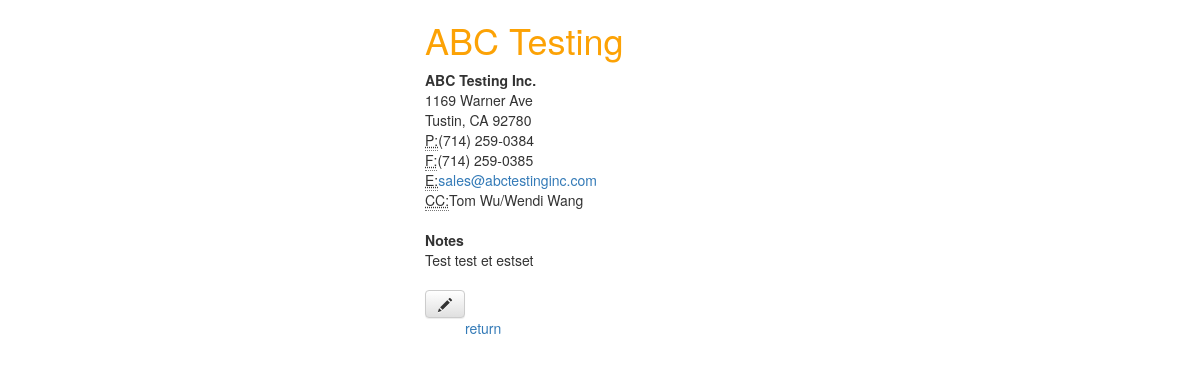
The page /info/customers/1/ on the database its author committed.
### info/models.py (models this page shows, shortened)
class Customer(models.Model):
	company_name = models.CharField(max_length=2000)
	address = models.CharField(max_length=1000,blank=True)
	city = models.CharField(max_length=1000,blank=True)
	state = models.CharField(max_length=20,blank=True)
	zipcode = models.CharField(max_length=200,blank=True)
	telephone = models.CharField(max_length=1000,blank=True)
	fax_number = models.CharField(max_length=500,blank=True)
	email = models.CharField(max_length=500,blank=True)
	contact_customer = models.CharField(max_length=2000,blank=True)
	comments = models.TextField(blank=True)

### info/views.py (the view)
# urls.py: url(r'^customers/(?P<pk>[0-9]+)/$', views.CustomerInfoView.as_view(), name='customerinfo'),
class CustomerInfoView(DetailView):
	model = Customer
	template_name = 'info/customerinfo.html'

### info/templates/info/customerinfo.html (shortened to what this page needs)
{% load staticfiles %}
<html>
	<head>
		<link rel="stylesheet" href="//maxcdn.bootstrapcdn.com/bootstrap/3.2.0/css/bootstrap.min.css">
		<link rel="stylesheet" href="//maxcdn.bootstrapcdn.com/bootstrap/3.2.0/css/bootstrap-theme.min.css">
		<link rel="stylesheet" href="{% static "css/info.css" %}">
	</head>
{% block content %}
	<div class="col-md-4 col-md-offset-4">
		<h1><a href="/">ABC Testing</a></h1>
		<address>
			<strong>{{ customer.company_name }}</strong><br>
			{{ customer.address }}<br>
			{{ customer.city }}, {{ customer.state}} {{ customer.zipcode }}<br>
			<abbr title="Phone">P:</abbr>{{ customer.telephone }}<br>
			<abbr title="Fax">F:</abbr>{{ customer.fax_number }}<br>
			<abbr title="Email">E:</abbr><a href="mailto:#">{{ customer.email }}</a><br>
			<abbr title="Contact Customer">CC:</abbr>{{customer.contact_customer}}<br>
		</address>
		<dl>
			<dt>Notes</dt>
			<dd>{{ customer.comments }}</dd>
		</dl>
		<a class="btn btn-default" href="{% url 'customerform' %}"><span class="glyphicon glyphicon-pencil"></span></a>
		<ul>
		<a href="/info/customers">return</a>
		</ul>
	</div>
{% endblock %}
</html>

### info/static/css/info.css (style rules this page uses)
h1 a { color: #FCA205; }

### rows shown on the page
Customer: company_name "ABC Testing Inc.", address "1169 Warner Ave", city "Tustin", state "CA", zipcode "92780", telephone "(714) 259-0384", fax_number "(714) 259-0385", email "sales@abctestinginc.com", contact_customer "Tom Wu/Wendi Wang", comments "Test test et estset"
